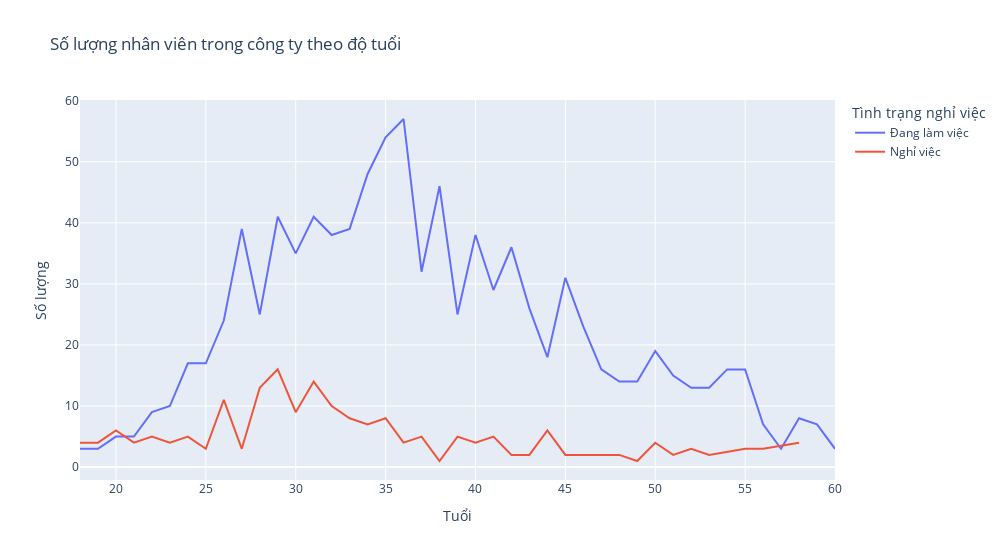

This figure's notebook cell:
### Markdown cell above
- Dựa vào biểu đồ ta thấy trong bộ dữ liệu bao gồm 16.1% nhân viên đã nghỉ việc và có 83.9% nhân viên vẫn còn đang làm
- Trong đó
    + Ở phòng ban R&D, số lượng nhân viên nghỉ việc chiếm tỷ lệ cao nhất, khoảng 51.3%
    + Ngay sau đó là phòng ban Sales, chiếm khoảng 38.8% tỷ lệ nhân viên nghỉ việc
    + Phòng ban HR chiếm tỷ lệ ít nhất, với 5.06%

### Code cell
age_att=df.groupby(['Age','Attrition']).apply(lambda x:x['DailyRate'].count()).reset_index(name='Counts')
fig=px.line(age_att,x='Age',y='Counts',color='Attrition',width=1000,labels={"Age":"Tuổi","Counts":"Số lượng", "Attrition":"Tình trạng nghỉ việc"},title='Số lượng nhân viên trong công ty theo độ tuổi ')
fig.for_each_trace(lambda trace: trace.update(name='Đang làm việc') if trace.name == 'No' else trace.update(name='Nghỉ việc'))
fig.show()

### Figure 1 — Plotly figure (JSON) as saved in the notebook; plotly's stock layout.template omitted (floating-point values rounded to 4 significant figures)
{"data": [{"hovertemplate": "Tình trạng nghỉ việc=No<br>Tuổi=%{x}<br>Số lượng=%{y}<extra></extra>", "legendgroup": "No", "line": {"color": "#636efa", "dash": "solid"}, "marker": {"symbol": "circle"}, "mode": "lines", "name": "Đang làm việc", "orientation": "v", "showlegend": true, "type": "scatter", "x": [18, 19, 20, 21, 22, 23, 24, 25, 26, 27, 28, 29, 30, 31, 32, 33, 34, 35, 36, 37, 38, 39, 40, 41, 42, 43, 44, 45, 46, 47, 48, 49, 50, 51, 52, 53, 54, 55, 56, 57, 58, 59, 60], "xaxis": "x", "y": [3, 3, 5, 5, 9, 10, 17, 17, 24, 39, 25, 41, 35, 41, 38, 39, 48, 54, 57, 32, 46, 25, 38, 29, 36, 26, 18, 31, 23, 16, 14, 14, 19, 15, 13, 13, 16, 16, 7, 3, 8, 7, 3], "yaxis": "y"}, {"hovertemplate": "Tình trạng nghỉ việc=Yes<br>Tuổi=%{x}<br>Số lượng=%{y}<extra></extra>", "legendgroup": "Yes", "line": {"color": "#EF553B", "dash": "solid"}, "marker": {"symbol": "circle"}, "mode": "lines", "name": "Nghỉ việc", "orientation": "v", "showlegend": true, "type": "scatter", "x": [18, 19, 20, 21, 22, 23, 24, 25, 26, 27, 28, 29, 30, 31, 32, 33, 34, 35, 36, 37, 38, 39, 40, 41, 42, 43, 44, 45, 46, 47, 48, 49, 50, 51, 52, 53, 55, 56, 58], "xaxis": "x", "y": [4, 4, 6, 4, 5, 4, 5, 3, 11, 3, 13, 16, 9, 14, 10, 8, 7, 8, 4, 5, 1, 5, 4, 5, 2, 2, 6, 2, 2, 2, 2, 1, 4, 2, 3, 2, 3, 3, 4], "yaxis": "y"}], "layout": {"legend": {"title": {"text": "Tình trạng nghỉ việc"}, "tracegroupgap": 0}, "title": {"text": "Số lượng nhân viên trong công ty theo độ tuổi "}, "width": 1000, "xaxis": {"anchor": "y", "domain": [0, 1], "title": {"text": "Tuổi"}}, "yaxis": {"anchor": "x", "domain": [0, 1], "title": {"text": "Số lượng"}}}}
